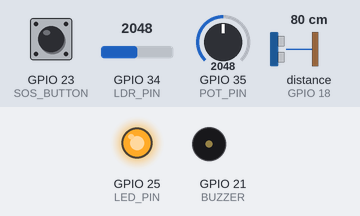
This sketch was run on a simulated ESP32. Parts: output pins drawn as LEDs (lit = HIGH), buzzer (waves = sounding). Wiring (inferred from the names in the program): ultrasonic range finder: trigger GPIO 5; echo GPIO 18. Inputs (shaded band) come from the test bench; at power-on: GPIO 23 (SOS_BUTTON) HIGH, distance to the obstacle (sensor on GPIO 18) 80 cm, GPIO 34 (LDR_PIN) = 2048, GPIO 35 (POT_PIN) = 2048. The echo pulse lasts 58.3 µs per cm; WiFi joins after 1.5 s; servers stay silent unless stated; web services answer with replies made up by the test bench; pins used as bus, display or sensor lines are not drawn; what the sketch prints to the serial monitor is not drawn.

Above: at 2.7 s.
2.8 s: GPIO 23 (SOS_BUTTON) pulled LOW for 0.15 s
At 5.12 s:
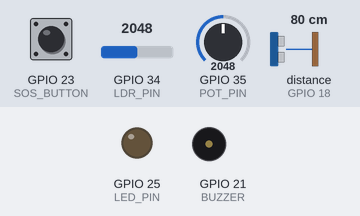
5.8 s: distance to the obstacle (sensor on GPIO 18) set to 66 cm
7.3 s: distance to the obstacle (sensor on GPIO 18) set to 56 cm
At 7.43 s:
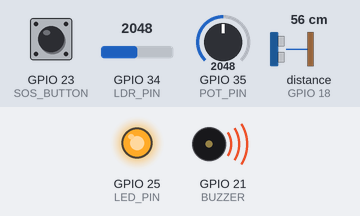
10.3 s: GPIO 34 (LDR_PIN) set to 1549
13.3 s: GPIO 34 (LDR_PIN) set to 1439
At 13.79 s:
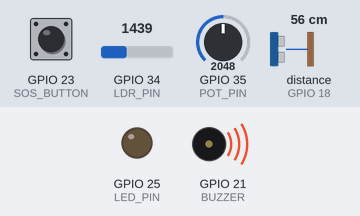
16.3 s: GPIO 34 (LDR_PIN) set to 1540
At 16.74 s:
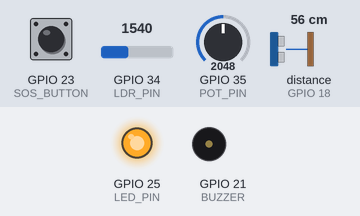
Timing chart, 0 to 20.3 s (numbered marks = the images above; inputs shaded):
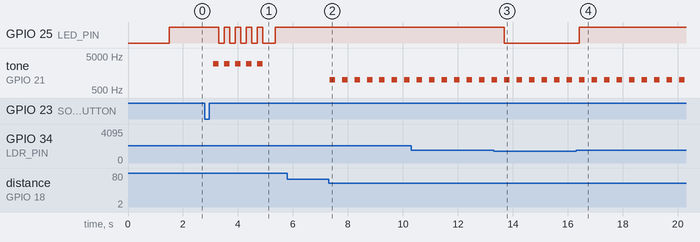

Measured:
- the behaviour switches between 61 and 60 cm on distance to the obstacle (sensor on GPIO 18) (found by bisection; images 1 and 2)
- the behaviour switches between 1501 and 1500 on GPIO 34 (LDR_PIN) (found by bisection; images 2 and 3)
- after the input at 2.8 s, GPIO 25 (LED_PIN): goes 4 × (LOW 0.20 s, HIGH 0.20 s), LOW 0.46 s, then HIGH, starting after 0.50 s; tone on GPIO 21 (BUZZER): alternates 3000 Hz for 0.20 s and silent for 0.20 s, 10 changes in all, then stays silent, starting after 0.30 s
- after the input at 5.8 s, every drawn part: stays the same
- after the input at 7.3 s, tone on GPIO 21 (BUZZER): alternates 1000 Hz for 0.20 s and silent for 0.25 s, starting at once
- after the input at 13.3 s, GPIO 25 (LED_PIN): HIGH → LOW after 0.39 s
- after the input at 16.3 s, GPIO 25 (LED_PIN): LOW → HIGH after 0.12 s

The sketch:

sketch.ino
```cpp
#include <WiFi.h>
#include <HTTPClient.h>

// ---------------- PIN VARIABLES ----------------
int TRIG = 5;
int ECHO = 18;
int LED_PIN = 25;
int BUZZER = 21;
int LDR_PIN = 34;
int POT_PIN = 35;
int SOS_BUTTON = 23;

// ---------------- TELEGRAM SETTINGS ----------------
const char* WIFI_SSID = "Wokwi-GUEST";
const char* WIFI_PASS = "";

const char* BOT_TOKEN = "8530480384:AAHuloGGdrOCX42S6Hwrh85F37Pgq9o3B_s";  // <-- YOUR TOKEN
const char* CHAT_ID   = "1911766325";                                      // <-- YOUR CHAT ID

// ---------------- SETUP ----------------
void setup() {
  pinMode(TRIG, OUTPUT);
  pinMode(ECHO, INPUT);
  pinMode(LED_PIN, OUTPUT);
  pinMode(BUZZER, OUTPUT);
  pinMode(SOS_BUTTON, INPUT_PULLUP);

  Serial.begin(115200);
  Serial.println("Connecting to WiFi...");

  WiFi.begin(WIFI_SSID, WIFI_PASS);

  while (WiFi.status() != WL_CONNECTED) {
    delay(300);
    Serial.print(".");
  }

  Serial.println("\nWiFi Connected!");
  Serial.print("IP: ");
  Serial.println(WiFi.localIP());
}

// ---------------- DISTANCE FUNCTION ----------------
long getDistance() {
  digitalWrite(TRIG, LOW);
  delayMicroseconds(2);
  digitalWrite(TRIG, HIGH);
  delayMicroseconds(10);
  digitalWrite(TRIG, LOW);

  long duration = pulseIn(ECHO, HIGH, 30000);
  return duration * 0.034 / 2;
}

// ---------------- SEND TELEGRAM SOS MESSAGE ----------------
void sendTelegramSOS() {
  if (WiFi.status() == WL_CONNECTED) {

    HTTPClient http;
    String url = "https://api.telegram.org/bot" + String(BOT_TOKEN) + "/sendMessage";

    http.begin(url);
    http.addHeader("Content-Type", "application/json");

    String message =
      "{"
        "\"chat_id\": \"" + String(CHAT_ID) + "\","
        "\"text\": \" *SOS ALERT* \\nRahul needs help!\\n"
        "Location: https://maps.google.com/?q=10.9020,76.9036\","
        "\"parse_mode\": \"Markdown\""
      "}";

    int response = http.POST(message);

    Serial.print("Telegram Response Code: ");
    Serial.println(response);

    if (response > 0) {
      Serial.println("Telegram Response:");
      Serial.println(http.getString());
    }

    http.end();
  }
}

// ---------------- BUZZER PATTERN ----------------
void alertPattern(int speed, int toneFreq) {
  tone(BUZZER, toneFreq);
  delay(speed);
  noTone(BUZZER);
  delay(speed);
}

// ---------------- SOS BUZZER + LED PATTERN ----------------
void sosAlert() {
  for (int i = 0; i < 5; i++) {
    digitalWrite(LED_PIN, HIGH);
    tone(BUZZER, 3000);
    delay(200);
    digitalWrite(LED_PIN, LOW);
    noTone(BUZZER);
    delay(200);
  }
}

// ---------------- MAIN LOOP ----------------
void loop() {

  long distance = getDistance();
  int ldrValue = analogRead(LDR_PIN);
  int potValue = analogRead(POT_PIN);

  int threshold = map(potValue, 0, 4095, 20, 100);

  Serial.print("Distance: ");
  Serial.print(distance);
  Serial.print(" cm | Threshold: ");
  Serial.print(threshold);
  Serial.print(" | LDR: ");
  Serial.println(ldrValue);

  // --------------- LOW LIGHT → TURN LED ON ---------------
  if (ldrValue > 1500)
    digitalWrite(LED_PIN, HIGH);
  else
    digitalWrite(LED_PIN, LOW);

  // --------------- SOS BUTTON CHECK ---------------
  if (digitalRead(SOS_BUTTON) == LOW) {
    delay(50);

    if (digitalRead(SOS_BUTTON) == LOW) {

      Serial.println("\n===== 🚨 SOS BUTTON PRESSED 🚨 =====");
      Serial.println("Sending Telegram Alert...");

      sendTelegramSOS();   // SEND TELEGRAM MESSAGE

      sosAlert();          // MAKE SOUND + FLASH LED

      // Wait until button releases
      while (digitalRead(SOS_BUTTON) == LOW) delay(50);
      delay(200);
    }
  }

  // --------------- BUZZER DISTANCE LOGIC ---------------
  if (distance >= threshold || distance <= 0) {
    noTone(BUZZER);
  }
  else if (distance >= 50) {
    alertPattern(200, 1000);
  }
  else if (distance >= 30) {
    alertPattern(120, 1500);
  }
  else if (distance >= 15) {
    alertPattern(70, 2000);
  }
  else {
    tone(BUZZER, 2500);
  }

  delay(50);
}
```
